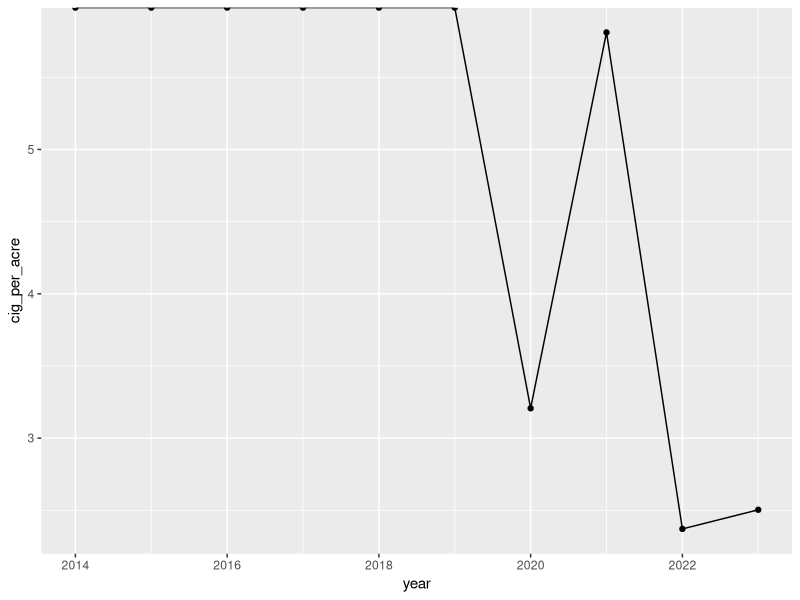

The R script that drew this image: (Note: this script raises an error after producing the figure.)
## ---- chunk 1
library(tidyverse)

MAX_YEAR <- 2023

cleanups_tidy <- 
  read_csv(here::here("data/cleanups_tidy.csv")) %>% 
  filter(year <= MAX_YEAR)

cleanups_summarized <-
  cleanups_tidy %>% 
  summarize(
    num_events = n(),
    num_years = n_distinct(year),
    num_locations = n_distinct(location),
    dist_crews = n_distinct(crew_name),
    across(where(is.numeric), \(x) sum(x, na.rm = TRUE)),
    total_items = 
      sum(
        plastic_bags, paper_bags, plastic_bottles, glass_bottles, 
        plastic_bottle_caps, metal_cans_caps_tabs, plastic_cups_lids,
        paper_cups_lids, foam_cups_lids, plastic_takeout_plates,
        paper_takeout_plates, foam_takeout_plates, utensils, straws,
        food_waste, food_wrappers, plastic_pcs, paper_pcs, foam_pcs,
        metal_pcs, glass_pcs, sanitary_items, covid_items, syringes,
        cigarette_butts, tobacco, fireworks, dog_waste_bag, dog_waste_pile,
        human_waste, wildlife_waste_trash, sled_pcs, misc
      )
  ) %>% 
  select(-year)
## ---- chunk 2
# Cigarette butts per area
cleanups_tidy %>%
  group_by(year) %>% 
  summarize(
    across(where(is.numeric), \(x) sum(x, na.rm = TRUE))
  ) %>% 
  mutate(
    cig_per_acre = cigarette_butts / area_acres
  ) %>% 
  ggplot(aes(year, cig_per_acre)) +
  geom_point() +
  geom_line()
## ---- chunk 3
# Total items per area
cleanups_tidy %>%
  group_by(year) %>% 
  summarize(
    across(where(is.numeric), \(x) sum(x, na.rm = TRUE))
  ) %>% 
  pivot_longer(
    cols = plastic_bags:misc
  ) %>% 
  group_by(year) %>% 
  summarize(
    area_acres,
    
  )
  mutate(
    cig_per_acre = cigarette_butts / area_acres
  ) %>% 
  ggplot(aes(year, cig_per_acre)) +
  geom_point() +
  geom_line()
